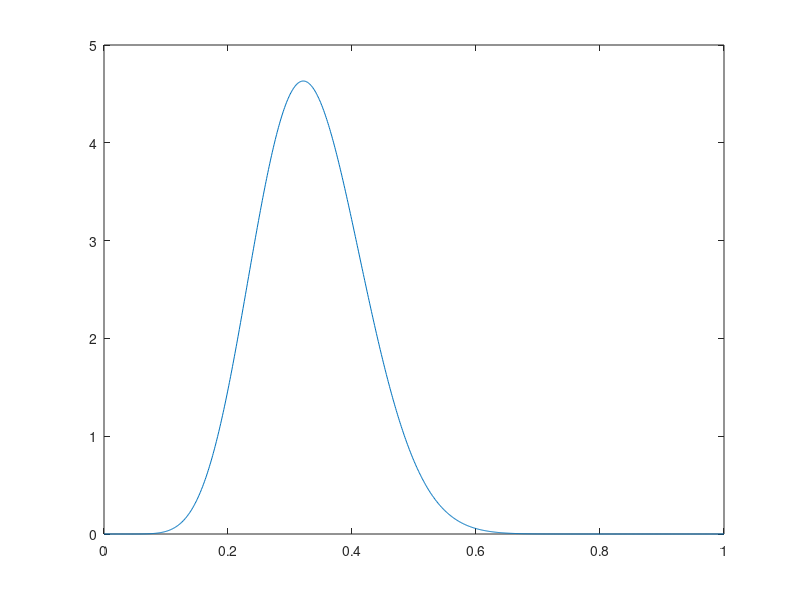

MATLAB code for this plot:
function plotBeta

a = 10;
b = 20;
% -----------------------------------------------
mu = linspace(0,1,1000);


betaValue = gamma(a+b)/gamma(a)/gamma(b) * mu.^(a-1) .* (1-mu).^(b-1);
    
figure(1);
plot(mu, betaValue); 



















